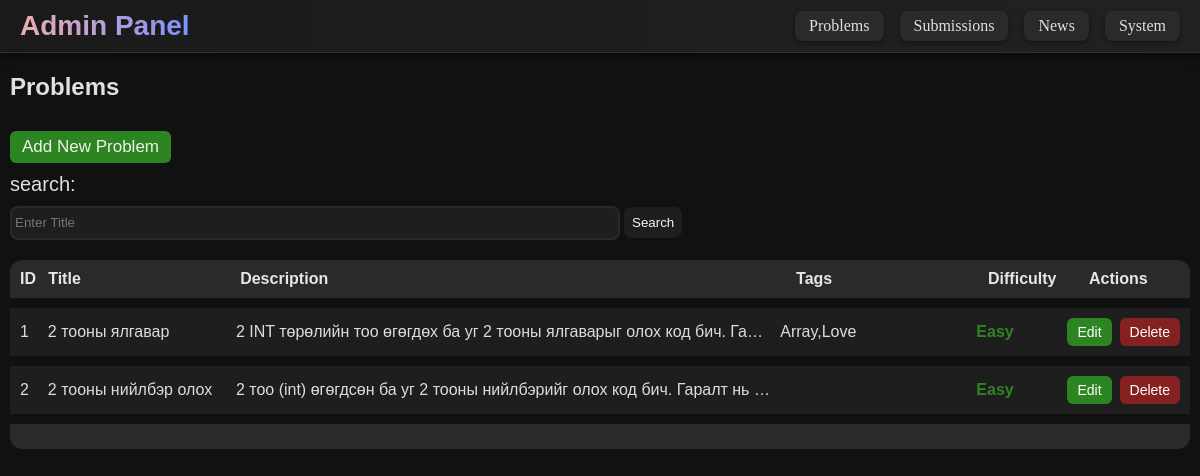
Before: /admin/problems (signed in) with the older database file.
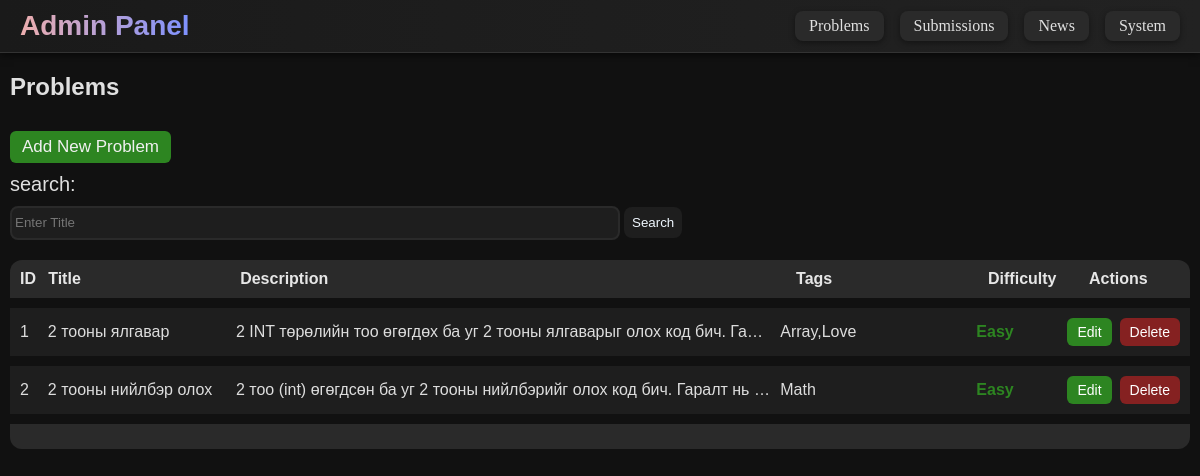
After: the same page with the newer database file.
### tables this page shows
CREATE TABLE "problems" (id INTEGER PRIMARY KEY, title varchar(50), description TEXT, examples TEXT, prefix TEXT, constraints TEXT, diff varchar(10), tags TEXT);

### run.py (the view)
@app.route("/admin/problems")
@admin_required
def adminProblem():
    conn = get_db_connection()
    problems = conn.execute('SELECT * FROM problems').fetchall()
    conn.close()
    return render_template("admin/adminProblems.html", problems=problems)

### run.py (called while the page is built)
def make_user_object(row):
    if not row:
        return None
    user_obj = type("UserObj", (), {})()
    for key in row.keys():
        setattr(user_obj, key, row[key])
    user_obj.get_id = lambda: str(user_obj.id)
    user_obj.is_authenticated = property(lambda self: True)
    user_obj.is_active = property(lambda self: True)
    user_obj.is_anonymous = property(lambda self: False)
    return user_obj

def admin_required(f):
    @wraps(f)
    @login_required
    def decorated_function(*args, **kwargs):
        if not getattr(current_user, "is_admin", 0):
            flash("Admin access only!", "danger")
            return redirect(url_for("index"))
        return f(*args, **kwargs)
    return decorated_function

@app.before_request
def require_admin_for_admin_prefix():
    if request.path.startswith("/admin"):
        if not current_user.is_authenticated:
            return redirect(url_for("login", next=request.path))
        if not getattr(current_user, "is_admin", 0):
            flash("Admin access only!", "danger")
            return redirect(url_for("index"))

def get_db_connection():
    conn = sqlite3.connect(DB_PATH)
    conn.row_factory = sqlite3.Row
    return conn

@login_manager.user_loader
def load_user(user_id):
    conn = get_db_connection()
    row = conn.execute("SELECT * FROM users WHERE id=?", (user_id,)).fetchone()
    conn.close()
    return make_user_object(row)

### templates/admin/adminProblems.html (shortened to what this page needs)
{% extends "admin/admin.html" %}
{% block content %}
<div style="margin: 10px;">
    {% if not add and not edits %}
    <h2
        style="font-family: 'Lucida Sans', 'Lucida Sans Regular', 'Lucida Grande', 'Lucida Sans Unicode', Geneva, Verdana, sans-serif;">
        Problems
    </h2>
    <div id="top">
        <a class="add-btn" href="{{ url_for('add_problem') }}">Add New Problem</a>
        <div style="font-family: 'Lucida Sans', 'Lucida Sans Regular', 'Lucida Grande', 'Lucida Sans Unicode', Geneva, Verdana, sans-serif;
                    font-size: 20px;">
            search:
        </div>
        <input placeholder="Enter Title" id="searchBar" type="text">
        <button id="searchButton">Search</button>
    </div>
    <div id="header">
        <div class="ID">ID</div>
        <div class="TITLE">Title</div>
        <div class="DESC">Description</div>
        <div class="DESC">Tags</div>
        <div class="DESC">Difficulty</div>
        <div class="ACT">Actions</div>
    </div>
    <div id="list-container">
        {% for p in problems %}
        <div id="listItem">
            <div class="ID">{{ p.id }}</div>
            <div class="TITLE">{{ p.title }}</div>
            <div class="DESC">{{ p.description }}</div>
            <div class="DESC">{{ p.tags if p.tags else '' }}</div>
            <div
                class="difficulty {% if p.diff == 'Easy' %}easy{% elif p.diff == 'Medium' %}medium{% elif p.diff == 'Hard' %}hard{% endif %}">
                {{ p.diff | capitalize }}</div>
            <div class=" actions">
                <a id="edit" href="{{ url_for('edit_problem', id=p.id) }}">Edit</a>
                <a id="del" href="{{ url_for('delete_problem', id=p.id) }}"
                    onclick="return confirm('Are you sure you want to delete this problem?')">Delete</a>
            </div>
        </div>
        {% endfor %}
    </div>
    <div id="footer"></div>
</div>
{% endif %}
{% endblock %}

### templates/admin/admin.html (shortened to what this page needs)
<!DOCTYPE html>
<html lang="en">
<head>
    <link rel="stylesheet" href="{{ url_for('static', filename='style.css') }}">
</head>
<body>
    <header>
        <nav>
            <div class="title">Admin Panel</div>
            <div style="display: flex; gap: 16px;">
                <a id="navButton" href="{{ url_for('adminProblem') }}">Problems</a>
                <a id="navButton" href="{{ url_for('adminSubmissions') }}">Submissions</a>
                <a id="navButton" href="{{ url_for('adminNews') }}">News</a>
                <a id="navButton" href="{{ url_for('adminSystem') }}">System</a>
            </div>
        </nav>
    </header>
    <main>
        {% block content %}{% endblock %}
    </main>
</body>
</html>

### static/style.css (style rules this page uses)
html { scrollbar-color: #6f7dff #0f0f0f; scrollbar-width: thin; }

### templates/admin/adminProblems.html (style rules this page uses)
#searchButton { background-color: #1e1e1e; color: aliceblue; border-radius: 8px; padding: 8px; }
#searchBar { margin: 10px 0 0 0; width: 600px; height: 24px; border-radius: 8px; background-color: #1e1e1e; border: solid #2a2a2a 2px; color: aliceblue; padding: 3px; }
#footer { align-items: center; height: 5px; background-color: #2a2a2a; color: #e6e6e6; font-weight: bold; margin: 0px 0 20px; padding: 10px; border-radius: 0 0 12px 12px; }
#header { display: grid; grid-template-columns: 0.2fr 2fr 6fr 2fr 1fr 1fr; align-items: center; gap: 10px; background-color: #2a2a2a; color: #e6e6e6; font-weight: bold; margin: 20px 0 0; padding: 10px; border-radius: 12px 12px 0 0; font-family: 'Lucida Sans', 'Lucida Sans Regular', 'Lucida Grande', 'Lucida Sans Unicode', Geneva, Verdana, sans-serif; }
#listItem { display: grid; grid-template-columns: 0.2fr 2fr 6fr 2fr 1fr 1fr; align-items: center; gap: 10px; background-color: #1e1e1e; color: #ddd; padding: 10px; margin: 0px 0 10px; }
#list-container { font-family: Arial, sans-serif; overflow: hidden; margin-top: 10px; }
.ID, .TITLE, .EXP, .DESC, .ACT { overflow: hidden; text-overflow: ellipsis; white-space: nowrap; }
.actions { display: flex; justify-content: center; gap: 8px; }
#edit, #del { padding: 6px 10px; border-radius: 6px; font-size: 14px; text-align: center; color: #fff; text-decoration: none; flex: 1; }
#edit { background-color: #2d8521; }
#del { background-color: #852121; }
.add-btn { font-family: 'Lucida Sans', 'Lucida Sans Regular', 'Lucida Grande', 'Lucida Sans Unicode', Geneva, Verdana, sans-serif; display: inline-block; background-color: #2d8521; color: #f0f0f0; font-size: 17px; padding: 6px 12px; margin: 10px 0; border-radius: 6px; text-decoration: none; }
button { border: none; }
.difficulty { padding: 4px 8px; border-radius: 6px; font-weight: bold; text-align: center; width: fit-content; }
.easy { color: #2d8521; }

### templates/admin/admin.html (style rules this page uses)
body { background-color: #111111; color: #e0e0e0; margin: 0; }
a { text-decoration: none !important; }
header { background: linear-gradient(90deg, #1a1a1a, #222222); padding: 10px 20px; border-bottom: 1px solid #333; box-shadow: 0 2px 8px rgba(0, 0, 0, 0.6); position: sticky; top: 0; z-index: 100; }
nav { display: flex; justify-content: space-between; align-items: center; }
nav .title { font-size: 28px; font-weight: bold; background: linear-gradient(90deg, #edaeae, #7d91ff); -webkit-background-clip: text; -webkit-text-fill-color: transparent; font-family: 'Lucida Sans', 'Lucida Sans Regular', 'Lucida Grande', 'Lucida Sans Unicode', Geneva, Verdana, sans-serif; }
#navButton { color: #e0e0e0; background-color: #2a2a2a; border: none; border-radius: 8px; padding: 6px 14px; transition: all 0.3s ease; font-weight: 500; font-size: 16px; box-shadow: 0 2px 6px rgba(0, 0, 0, 0.4); }

Changed rows visible on the page:
changed problems "2 тооны нийлбэр олох": tags (not shown) → "Math"
